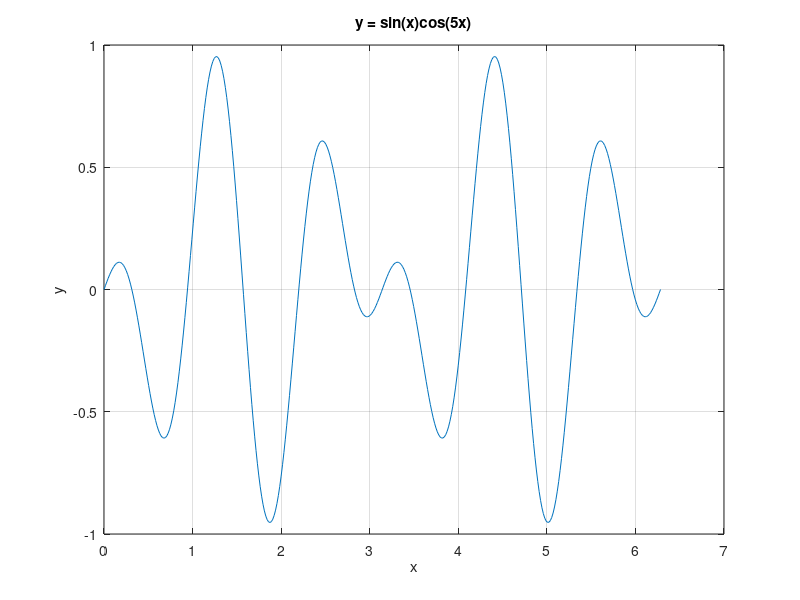
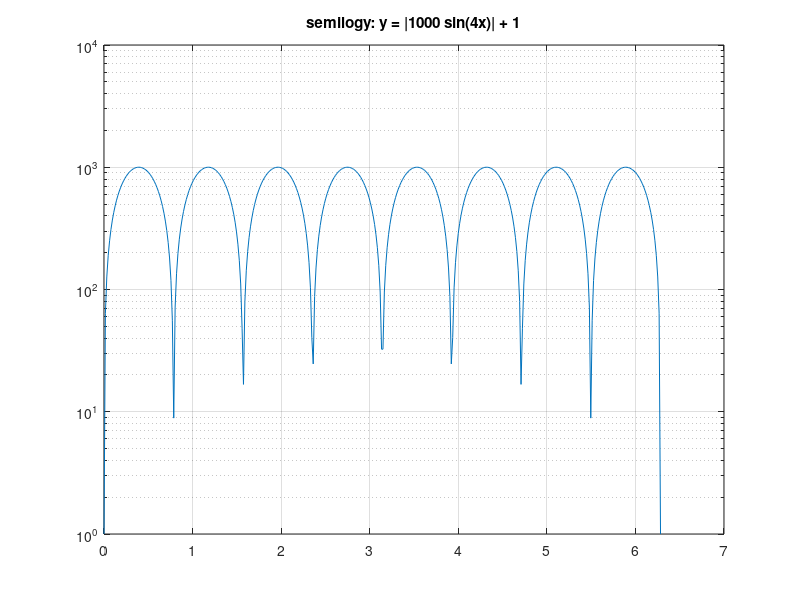
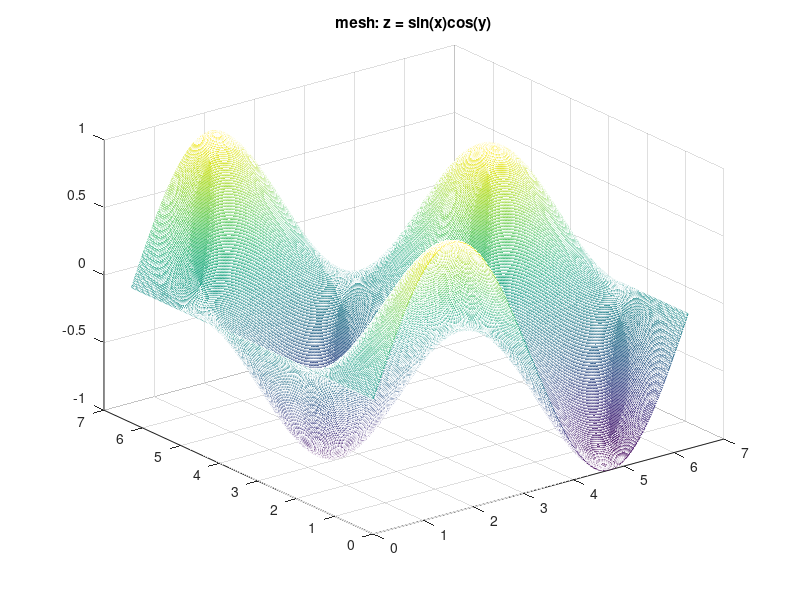
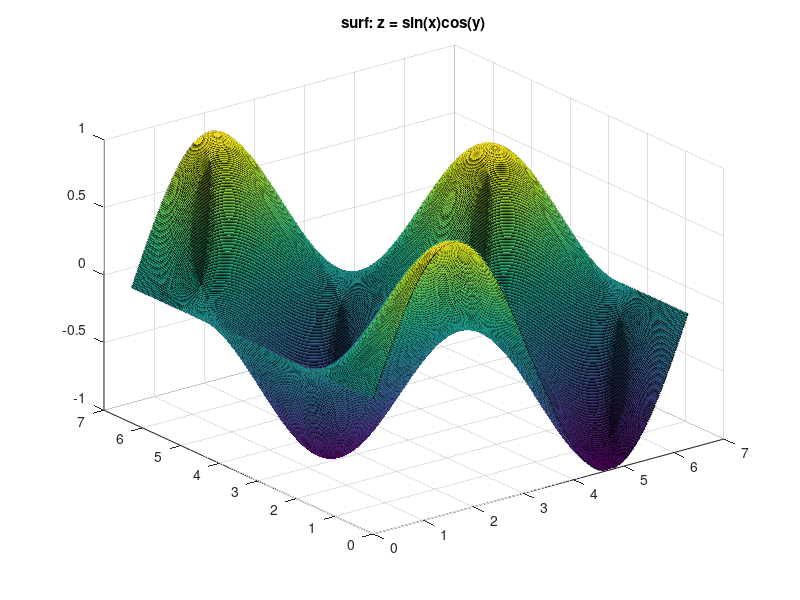

Write MATLAB code to recreate these figures, in order.
% 验收用例 A：管理员给的「实验三 Matlab 绘图」（2026-10-13）
% 覆盖：plot / semilogy / meshgrid+mesh / surf / subplot 组合，全部 saveas 到 PNG。
% 在沙箱里这些绘图调用会被桩接住（只录音），出图由重放那一遍完成。
x = linspace(0, 2*pi, 400);
y1 = sin(x).*cos(5*x);
figure('Visible','off'); plot(x, y1); grid on; title('y = sin(x)cos(5x)'); xlabel('x'); ylabel('y');
saveas(gcf, 'ex3_1_plot.png');

y2 = abs(1000*sin(4*x)) + 1;
figure('Visible','off'); semilogy(x, y2); grid on; title('semilogy: y = |1000 sin(4x)| + 1');
saveas(gcf, 'ex3_2_semilogy.png');

[X, Y] = meshgrid(x, x); Z = sin(X).*cos(Y);
figure('Visible','off'); mesh(X, Y, Z); title('mesh: z = sin(x)cos(y)');
saveas(gcf, 'ex3_3_mesh.png');

figure('Visible','off'); surf(X, Y, Z); title('surf: z = sin(x)cos(y)');
saveas(gcf, 'ex3_4_surf.png');

figure('Visible','off');
subplot(2,2,1); plot(x, y1); title('plot');
subplot(2,2,2); semilogy(x, y2); title('semilogy');
subplot(2,2,3); mesh(X, Y, Z); title('mesh');
subplot(2,2,4); surf(X, Y, Z); title('surf');
saveas(gcf, 'ex3_5_subplot.png');
disp('实验三 全部完成');
